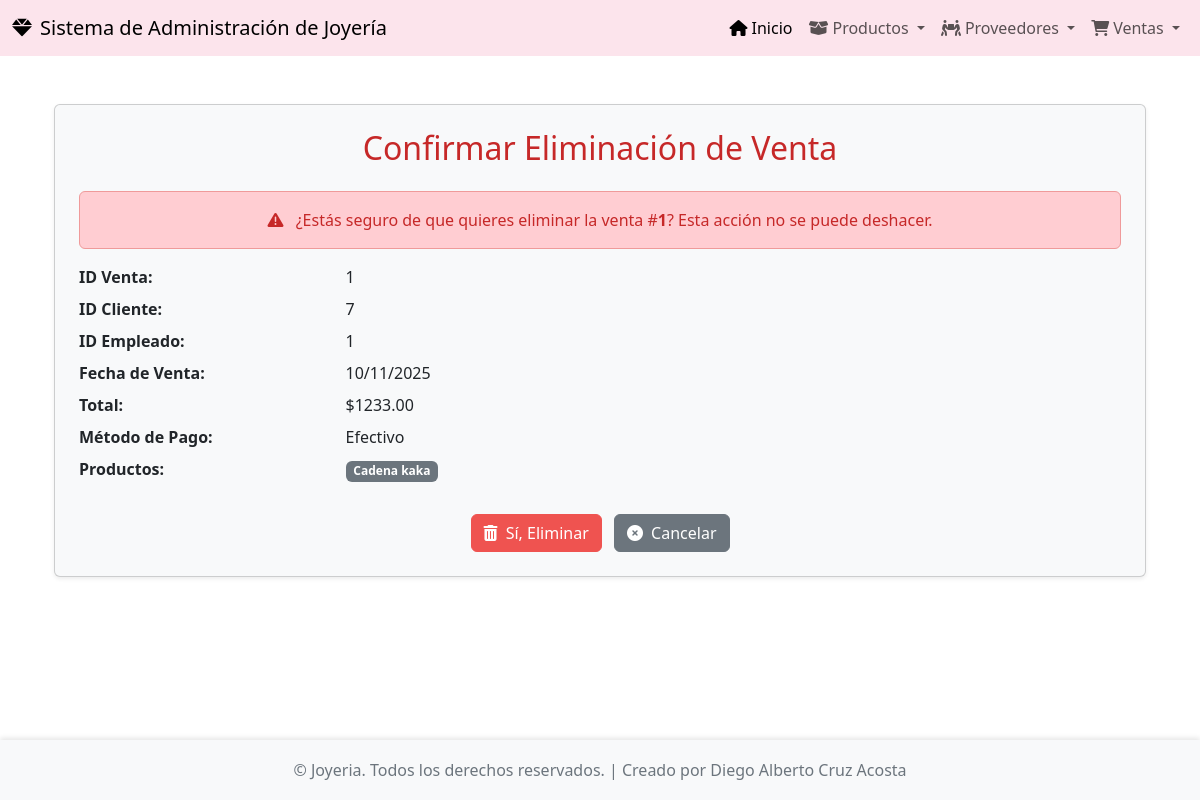
/ventas/borrar/1/, run on the app's committed database.
### app_joyeria/models.py (models this page shows, shortened)
class Venta(models.Model):
    id_venta = models.AutoField(primary_key=True)
    id_cliente = models.IntegerField()
    id_empleado = models.IntegerField()
    fecha_venta = models.DateField()
    total = models.DecimalField(max_digits=10, decimal_places=2)
    metodo_pago = models.CharField(max_length=50)
    productos = models.ManyToManyField(Producto, related_name='ventas')

class Producto(models.Model):
    id_producto = models.AutoField(primary_key=True)
    nombre = models.CharField(max_length=100)
    material = models.CharField(max_length=100)
    precio = models.DecimalField(max_digits=10, decimal_places=2)
    tipo = models.CharField(max_length=100)
    stock = models.IntegerField()
    id_proveedor = models.ForeignKey(Proveedor, on_delete=models.CASCADE, related_name='productos')

### app_joyeria/views.py (the view)
# urls.py: path('ventas/borrar/<int:id_venta>/', views.borrar_venta, name='borrar_venta'),
def borrar_venta(request, id_venta):
    venta = get_object_or_404(Venta, pk=id_venta)
    if request.method == 'POST':
        venta.delete()
        return redirect('ver_ventas')
    return render(request, 'venta/borrar_venta.html', {'venta': venta})

### app_joyeria/templates/venta/borrar_venta.html (shortened to what this page needs)
{% extends 'base.html' %}
{% block content %}
<div class="container mt-4">
    <div class="card shadow-sm p-4 bg-light">
        <h2 class="card-title text-center mb-4" style="color: #c62828;">Confirmar Eliminación de Venta</h2>
        <div class="alert alert-warning text-center" role="alert" style="background-color: #ffcdd2; color: #c62828; border-color: #ef9a9a;">
            <i class="fas fa-exclamation-triangle me-2"></i> ¿Estás seguro de que quieres eliminar la venta #<strong>{{ venta.id_venta }}</strong>?
            Esta acción no se puede deshacer.
        </div>
        <dl class="row mb-4">
            <dt class="col-sm-3">ID Venta:</dt>
            <dd class="col-sm-9">{{ venta.id_venta }}</dd>
            <dt class="col-sm-3">ID Cliente:</dt>
            <dd class="col-sm-9">{{ venta.id_cliente }}</dd>
            <dt class="col-sm-3">ID Empleado:</dt>
            <dd class="col-sm-9">{{ venta.id_empleado }}</dd>
            <dt class="col-sm-3">Fecha de Venta:</dt>
            <dd class="col-sm-9">{{ venta.fecha_venta|date:"d/m/Y" }}</dd>
            <dt class="col-sm-3">Total:</dt>
            <dd class="col-sm-9">${{ venta.total }}</dd>
            <dt class="col-sm-3">Método de Pago:</dt>
            <dd class="col-sm-9">{{ venta.metodo_pago }}</dd>
            <dt class="col-sm-3">Productos:</dt>
            <dd class="col-sm-9">
                {% for producto in venta.productos.all %}
                    <span class="badge bg-secondary">{{ producto.nombre }}</span>{% if not forloop.last %}, {% endif %}
                {% empty %}
                    <span class="text-muted">Sin productos</span>
                {% endfor %}
            </dd>
        </dl>
        <form method="post" class="text-center">
            <button type="submit" class="btn btn-danger me-2" style="background-color: #ef5350; border-color: #ef5350;"><i class="fas fa-trash-alt me-1"></i> Sí, Eliminar</button>
            <a href="{% url 'ver_ventas' %}" class="btn btn-secondary"><i class="fas fa-times-circle me-1"></i> Cancelar</a>
        </form>
    </div>
</div>
{% endblock %}

### app_joyeria/templates/base.html (style rules this page uses)
body { display: flex; flex-direction: column; min-height: 100vh; }

### data on the page
Venta: id_venta "1", id_cliente "7", id_empleado "1", fecha_venta "10/11/2025", total "1233.00", metodo_pago "Efectivo"
Producto: nombre "Cadena kaka"
